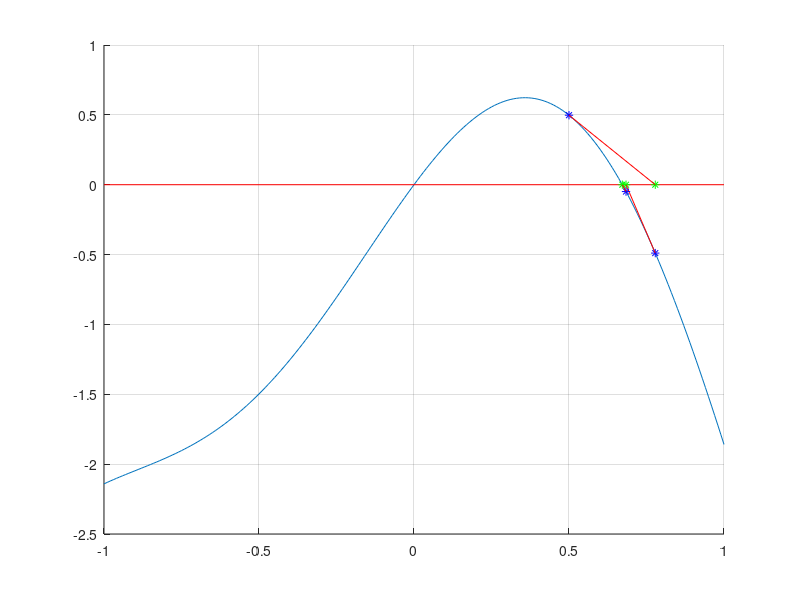

MATLAB code to generate this figure:

%% 
% ME3001-001, 6/5/2014, Tristan Hill 
% 
% Finding Roots of non-Linear Equations
% 
% Newton Raphson Method%
%%

clear all;
close all;

xmin=-1;   %search from xmin to xmax
xmax=1;
delx=.01;
x=xmin:delx:xmax; % from xmin to xmax, in steps of delx

% define anonymous functions here
% myFun=@(in) -12-21*in+18*in^2-2.75*in^3;
% myDFun=@(in) -21+2*18*in-3*2.75*in^2;

myFun=@(in) sin(3*in)-2*in^2;
myDFun=@(in) 3*cos(3*in)-4*in;

for i=1:length(x)
    f(i)=myFun(x(i));
end

tol=.001;
hold on 
figure(1);
plot(x,f);
grid on
% axis([xmin xmax -2 2])
searching=1;

% x0=(xmax-xmin)/2; %initital guess
x0=.50;
xn=x0;

plot([xmin xmax] ,[0 0],'r')

idx=1;
while(searching)

    xnn=xn-myFun(xn)/myDFun(xn)
    plot(xn,myFun(xn),'b*')
    plot(xnn,0,'g*')
    plot([xn xnn],[myFun(xn) 0],'r')
   
    xn=xnn; %prev=curr

    if abs(myFun(xn))<tol;
        searching=0;
        root=xn;
        disp('tolerance reached, ending the search')
        fprintf('the root was found at x=%.3f',root)
    end
    idx=idx+1;
pause
end
